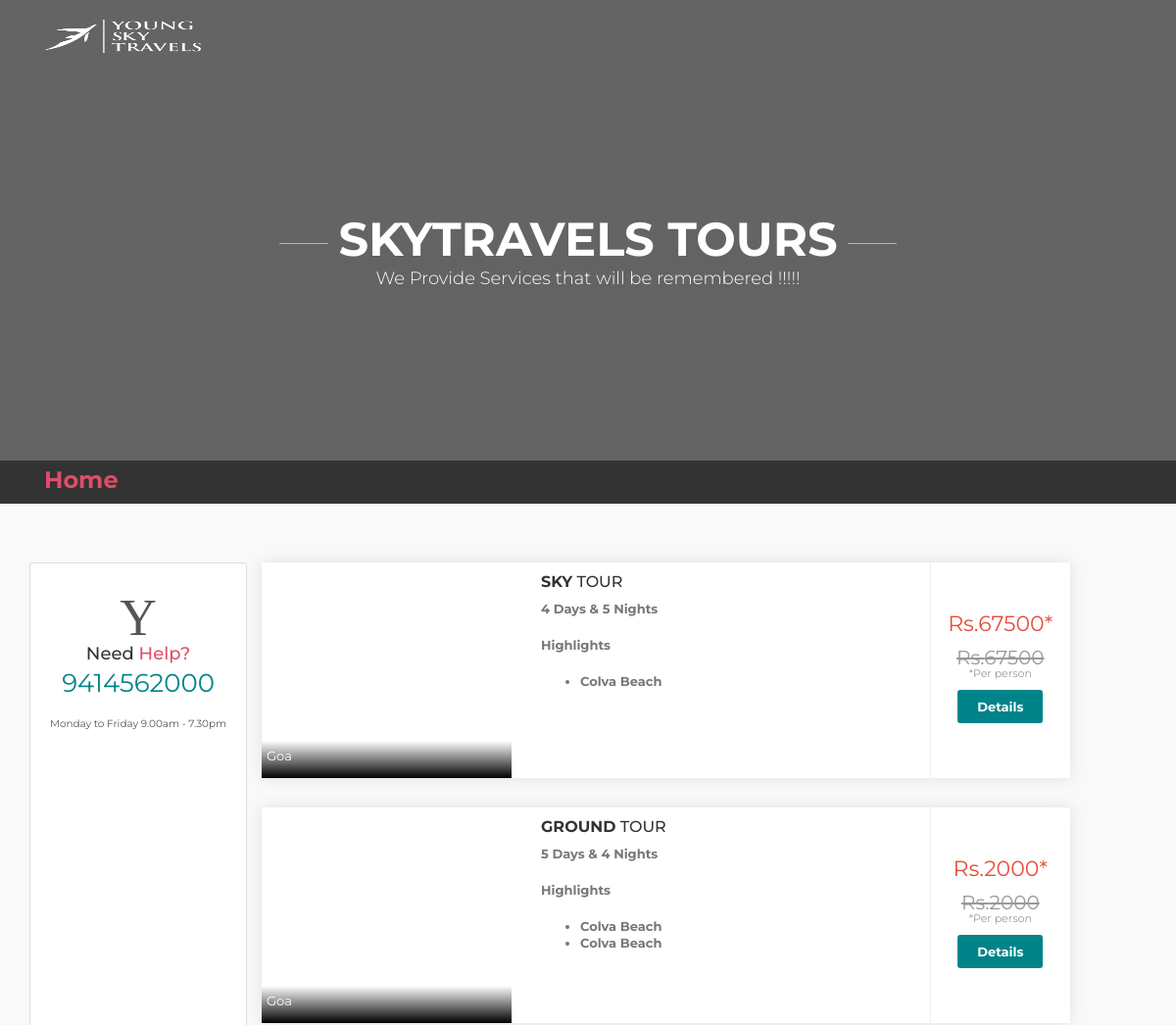
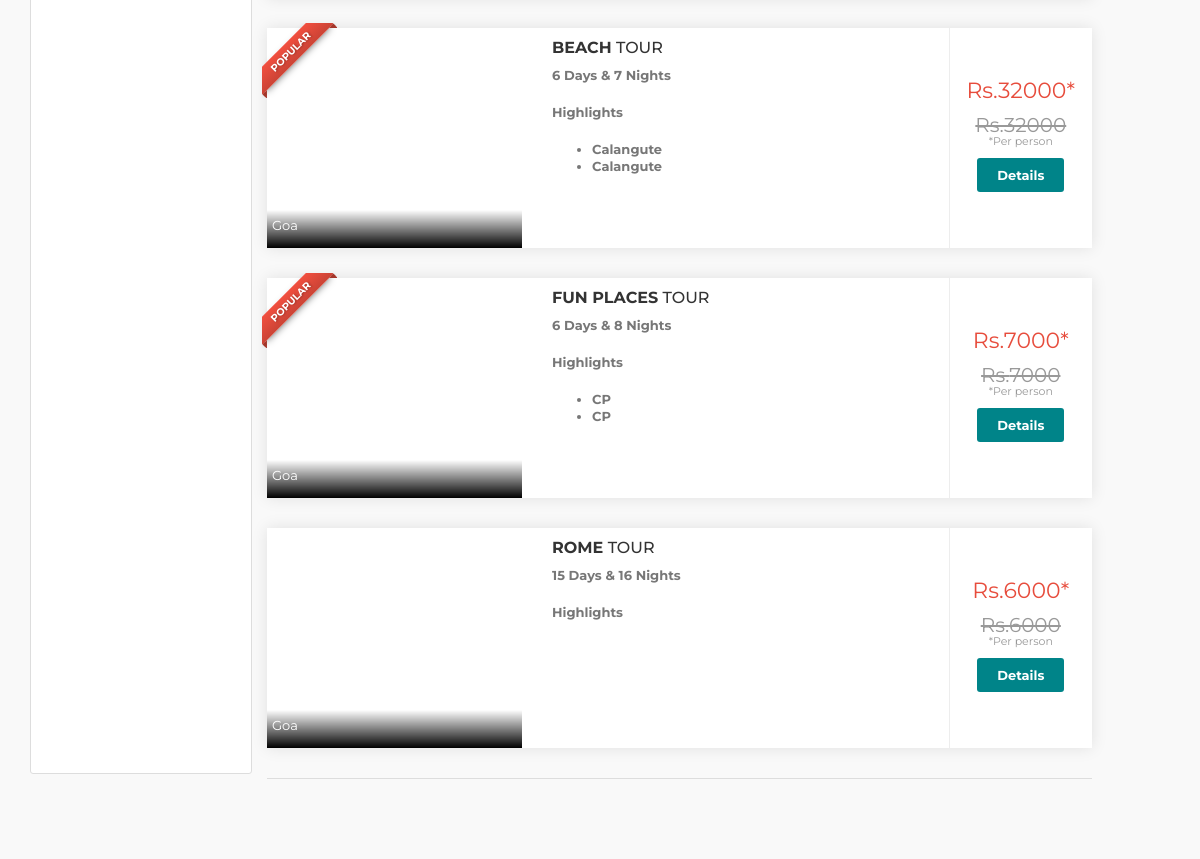
Screenshot of /personal?trip=Goa with the database file from the repository (2 pictures, top to bottom).
### travel/models.py (models this page shows, shortened)
class footer(models.Model):
    heading = models.CharField(max_length=50)
    text = models.CharField(max_length=50)
    link_text = models.CharField(max_length=50)
    popular_text = models.CharField(max_length=50)
    contact_text = models.CharField(max_length=50)
    phonecode = models.CharField(max_length=3, validators=[RegexValidator(r'^\d{1,10}$')])
    phonenumber = models.CharField(max_length=10, validators=[RegexValidator(r'^\d{1,10}$')])
    emailid = models.EmailField(max_length=254)
    address1 = models.CharField(max_length=20)
    address2 = models.CharField(max_length=20)
    fac_href = models.CharField(null=True, max_length=200)
    twitter_href = models.CharField(null=True, max_length=200)
    insta_href = models.CharField(null=True, max_length=200)

class offer(models.Model):
    place = models.CharField(max_length=200)
    title = models.CharField(null=True, blank=True,max_length=200)
    days = models.CharField(max_length=3, validators=[RegexValidator(r'^\d{1,10}$')])
    night = models.CharField(max_length=3, validators=[RegexValidator(r'^\d{1,10}$')])
    description = models.CharField(max_length=5000, null=True, blank=True)
    extra_include = models.CharField(max_length=5000, null=True, blank=True)
    price = models.PositiveIntegerField(default="0")
    popular = models.BooleanField(default=False)
    main_image = models.ImageField(null=True, blank=True, upload_to="images/")
    image1 = models.ImageField(null=True, blank=True, upload_to="images/")
    image2 = models.ImageField(null=True, blank=True, upload_to="images/")
    image3 = models.ImageField(null=True, blank=True, upload_to="images/")
    image4 = models.ImageField(null=True, blank=True, upload_to="images/")
    image5 = models.ImageField(null=True, blank=True, upload_to="images/")
    highlight1 = models.CharField(max_length=2000, null=True, blank=True)
    highlight2 = models.CharField(max_length=2000, null=True, blank=True)
    highlight3 = models.CharField(max_length=2000, null=True, blank=True)
    highlight4 = models.CharField(max_length=2000, null=True, blank=True)
    highlight5 = models.CharField(max_length=2000, null=True, blank=True)
    day1_place = models.CharField(max_length=2000, null=True, blank=True)
    day1_text = models.CharField(max_length=2000, null=True, blank=True)
    day2_place = models.CharField(max_length=2000, null=True, blank=True)
    day2_text = models.CharField(max_length=2000, null=True, blank=True)
    day3_place = models.CharField(max_length=2000, null=True, blank=True)
    day3_text = models.CharField(max_length=2000, null=True, blank=True)
    day4_place = models.CharField(max_length=2000, null=True, blank=True)
    day4_text = models.CharField(max_length=2000, null=True, blank=True)
    day5_place = models.CharField(max_length=2000, null=True, blank=True)
    day5_text = models.CharField(max_length=2000, null=True, blank=True)
    day6_place = models.CharField(max_length=2000, null=True, blank=True)
    day6_text = models.CharField(max_length=2000, null=True, blank=True)
    day7_place = models.CharField(max_length=2000, null=True, blank=True)
    day7_text = models.CharField(max_length=2000, null=True, blank=True)
    day8_place = models.CharField(max_length=2000, null=True, blank=True)
    day8_text = models.CharField(max_length=2000, null=True, blank=True)
    day9_place = models.CharField(max_length=2000, null=True, blank=True)
    day9_text = models.CharField(max_length=2000, null=True, blank=True)
    day10_place = models.CharField(max_length=2000, null=True, blank=True)
    day10_text = models.CharField(max_length=2000, null=True, blank=True)
    day11_place = models.CharField(max_length=2000, null=True, blank=True)
    day11_text = models.CharField(max_length=2000, null=True, blank=True)
    day12_place = models.CharField(max_length=2000, null=True, blank=True)
    day12_text = models.CharField(max_length=2000, null=True, blank=True)
    day13_place = models.CharField(max_length=2000, null=True, blank=True)
    day13_text = models.CharField(max_length=2000, null=True, blank=True)
    day14_place = models.CharField(max_length=2000, null=True, blank=True)
    day14_text = models.CharField(max_length=2000, null=True, blank=True)
    day15_place = models.CharField(max_length=2000, null=True, blank=True)
    day15_text = models.CharField(max_length=2000, null=True, blank=True)
    day16_place = models.CharField(max_length=2000, null=True, blank=True)
    day16_text = models.CharField(max_length=2000, null=True, blank=True)
    day17_place = models.CharField(max_length=2000, null=True, blank=True)
    day17_text = models.CharField(max_length=2000, null=True, blank=True)
    day18_place = models.CharField(max_length=2000, null=True, blank=True)
    day18_text = models.CharField(max_length=2000, null=True, blank=True)
    day19_place = models.CharField(max_length=2000, null=True, blank=True)
    day19_text = models.CharField(max_length=2000, null=True, blank=True)
    day20_place = models.CharField(max_length=2000, null=True, blank=True)
    day20_text = models.CharField(max_length=2000, null=True, blank=True)

### travel/views.py (the view)
# urls.py: path('personal', views.personal, name='personal'),
def personal(request):
    title = Heading.objects.get(pk=1)
    nav = navbar.objects.get(pk=1)
    foot = footer.objects.get(pk=1)
    off = offer.objects.all()
    name = request.GET['trip']
    args = {'nav': nav, 'foot': foot, 'off': off, 'name': name, 'title': title}
    return render(request, 'all_days_nights.html', args)

### travel/templates/all_days_nights.html (shortened to what this page needs)
<!DOCTYPE html>
<html lang="en">
{% load static %}
<head>
	<link href='{% static "css/bootstrap2.min.css" %}' rel="stylesheet">
    <link href='{% static "css/style2.css" %}' rel="stylesheet">
	<link href='{% static "css/vendors2.css" %}' rel="stylesheet">
	<link href="#" id="colors" rel="stylesheet">
	<link href='{% static "css/custom.css" %}' rel="stylesheet">
</head>
<body>
	<header>
		<div class="container">
			<div class="row">
				<div class="col-3">
					<div id="logo">
						<a href="{% url 'home' %}"><img src='{% static "logo/logo_sticky.png" %}' width="160" height="34" alt="City tours" class="logo_normal"></a>
					</div>
				</div>
				<nav class="col-9">
                    <ul id="top_tools">
                    </ul>
                </nav>
			</div>
		</div>
	</header>
	<section class="parallax-window" data-parallax="scroll" data-image-src='{% static "images/single_tour_bg_1.jpg" %}' data-natural-width="1400" data-natural-height="470">
		<div class="parallax-content-1">
			<div class="animated fadeInDown">
				<h1>SKYTRAVELS tours</h1>
				<p>We Provide Services that will be remembered !!!!!</p>
			</div>
		</div>
	</section>
	<main>
		<div id="position">
			<div class="container">
					<font size="5"><strong><a href="{% url 'home' %}">Home</a></strong></font>
			</div>
		</div>
		<div class="container margin_60">
			<div class="row">
					<div class="box_style_2">
						<i class="icon_set_1_icon-57"></i>
						<h4>Need <span>Help?</span></h4>
						<a href="tel://004542344599" class="phone">{{ foot.phonenumber }}</a>
						<small>Monday to Friday 9.00am - 7.30pm</small>
					</div>
				<div class="col-lg-9">
				{% for i in off %}
					{% if i.place == name %}
					<div class="strip_all_tour_list wow fadeIn" data-wow-delay="0.2s">
						<div class="row">
							<div class="col-lg-4 col-md-4">
								<div class="ribbon_3 popular">
									{% if i.popular is True %}
									<span>Popular</span>
									{% endif %}
								</div>
								<div class="img_list">
									<a href="single_tour.html"><img src='{{ i.main_image.url }}' alt="Image">
										<div class="short_info">{{ i.place }}</div>
									</a>
								</div>
							</div>
							<div class="col-lg-6 col-md-6">
								<div class="tour_list_desc">
									<h3><strong>{{ i.title }}</strong> tour</h3>
									<p><strong>{{ i.days }} Days & {{ i.night }} Nights</strong></p>
									<p>
										<strong>Highlights </strong>
									<ul>
									{% if i.highlight1|length > 0  %}
									<li><strong>{{ i.highlight1 }}</strong></li>
									{% endif %}
									{% if i.highlight2|length > 0  %}
									<li><strong>{{ i.highlight1 }}</strong></li>
									{% endif %}
									{% if i.highlight3|length > 0  %}
									<li><strong>{{ i.highlight3 }}</strong></li>
									{% endif %}
								</ul></p>
								</div>
							</div>
							<div class="col-lg-2 col-md-2">
								<div class="price_list">
									<div><sup>Rs.{{ i.price }}*</sup><span class="normal_price_list">Rs.{{ i.price }}</span><small>*Per person</small>
										<p><a href="days_nights?it={{ i.pk }}" class="btn_1">Details</a>
										</p>
									</div>
								</div>
							</div>
						</div>
						</div>
						{% endif %}
					{% endfor %}
					<hr>
				</div>
			</div>
		</div>
	</main>
</body>
</html>

### rows the page displays
footer: phonenumber "9414562000"
offer: place "Goa", title "SKY", days "4", night "5", highlight1 "Colva Beach", price "67500"
offer: place "Goa", title "GROUND", days "5", night "4", highlight1 "Colva Beach", highlight3 "Colva Beach", price "2000"
offer: popular "POPULAR", place "Goa", title "BEACH", days "6", night "7", highlight1 "Calangute", price "32000"
offer: popular "POPULAR", place "Goa", title "FUN PLACES", days "6", night "8", highlight1 "CP", price "7000"
offer: place "Goa", title "ROME", days "15", night "16", price "6000"
